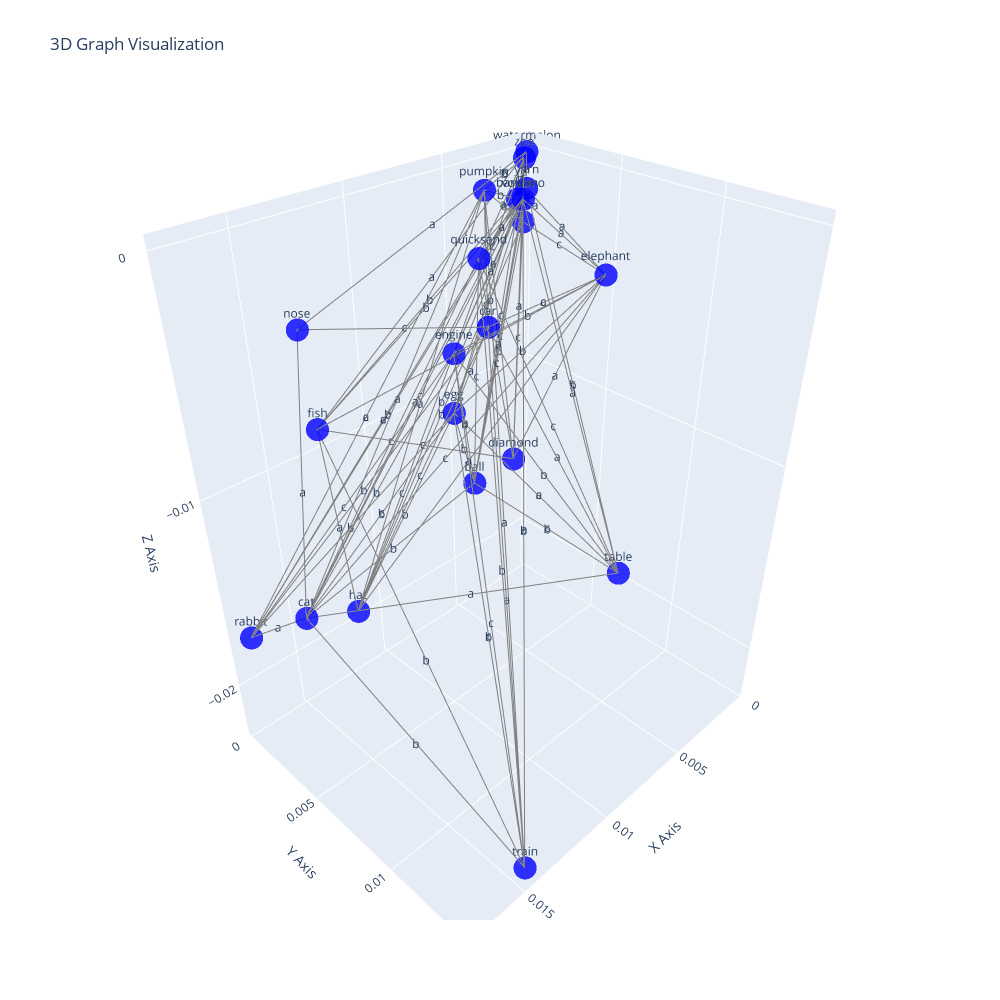

The cell this chart's notebook holds for it:
### Code cell
visualize_graph_3d(largest_subgraph)
